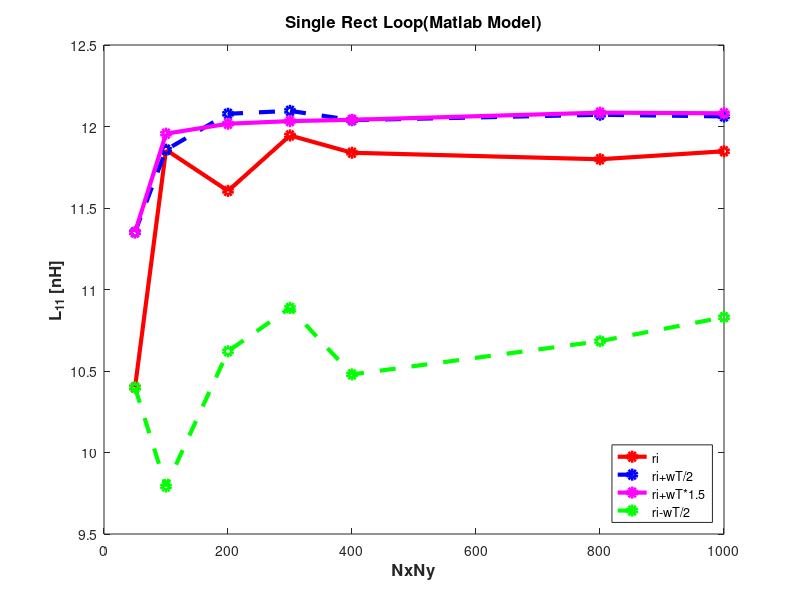
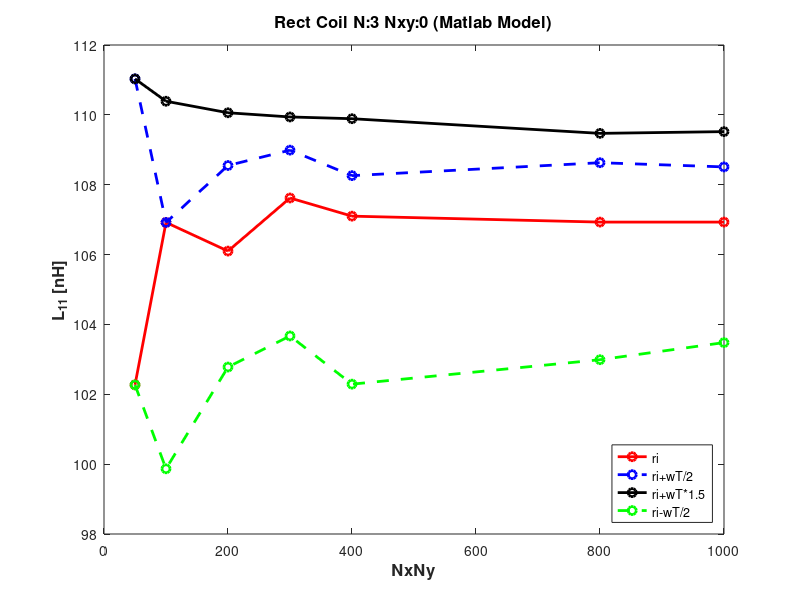

Recreate these plots in MATLAB, in order.
clear all; close all; clc;

NxNy = [50,100,200,300,400,800,1000];
S    = NxNy;
G    = 26*ones(numel(S),1); 

% bounded to (ri) or less
L11_ri = [1.0399e-08,1.1857e-08,1.1605e-08,...
     1.1526e-08, 1.1488e-08,  1.1431e-08,...
     1.1419e-08]*(1/1e-9);
% bounded to (ri+wT/2) or less
L11_pHwt = [1.0399e-08,1.1857e-08, 1.1605e-08,...
    1.1945e-08,1.1839e-08, 1.1799e-08,...
    1.1848e-08]*(1/1e-9);
% bounded to (ri+wT) or less
L11_pwt = [1.1351e-08,1.1857e-08,1.2078e-08,...
     1.2096e-08,1.2039e-08,1.2072e-08,...
       1.2062e-08]*(1/1e-9);
% bounded to (ri+wT*1.5) or less
L11_pOHwt = [1.1351e-08,1.1956e-08, 1.2017e-08,...
    1.2033e-08,1.2041e-08,1.2085e-08,...
    1.2081e-08]*(1/1e-9);
% bounded to (ri-wT/2) or less
L11_mHwt = [1.0399e-08,9.7916e-09, 1.0621e-08,...
    1.0887e-08, 1.0479e-08, 1.0683e-08,...
     1.0830e-08]*(1/1e-9);


%{
% bounded to (ri) or less
L11_ri = [1.2129e-08, 2.6828e-08, 4.0322e-08,...
    3.7964e-08, 3.3262e-08, 3.4449e-08,...
    4.4844e-08]*(1/1e-9);
% bounded to (ri+wT/2) or less
L11_pHwt = [1.2129e-08,2.6828e-08,4.0322e-08,... 
    3.4232e-08, 2.9383e-08,  2.8573e-08, ...
    3.7928e-08]*(1/1e-9);
% bounded to (ri+wT) or less
L11_pwt = [1.8811e-09,2.6828e-08,3.6414e-08,...
    3.2322e-08,2.7471e-08,2.5729e-08,...
    3.5722e-08]*(1/1e-9);
% bounded to (ri+wT*1.5) or less
L11_pOHwt = [1.8811e-09,2.2845e-08,3.4509e-08,...
    3.1099e-08,2.5347e-08,2.4640e-08,...
    3.4398e-08]*(1/1e-9);
% bounded to (ri-wT/2) or less
L11_mHwt = [1.2129e-08, 1.1162e-08,  3.4509e-08,...
    1.4953e-08, 1.3125e-08, 1.3968e-08,...
    1.4731e-08]*(1/1e-9);
%}

fontSize =12;
figure
H = plot(S,L11_pHwt, S,L11_pwt,... 
    S,L11_pOHwt, S,L11_mHwt);
    %S,G);
set(H(1),'Color','r'); set(H(2),'Color','b');
set(H(3),'Color','k'); set(H(4),'Color','g');
set(H(3),'Color','m');
set(H(1),'Linestyle','-'); set(H(2),'Linestyle','--');
set(H(3),'Linestyle','-'); set(H(4),'Linestyle','--');
%set(H(5),'Linestyle','-.');
set(H(1),'Marker','o'); set(H(2),'Marker','o');
set(H(3),'Marker','o'); set(H(4),'Marker','o');
set(H,'LineWidth',3); 
xlabel('NxNy','FontWeight','bold','FontSize', fontSize);
ylabel('L_{11} [nH]','FontWeight','bold','FontSize', fontSize);
%title('Rect Coil N:3 Nxy:0 Goal_{approx}:172nH Goal_{exact}:161nH','FontWeight','bold','FontSize', fontSize);
title('Single Rect Loop(Matlab Model)','FontWeight','bold','FontSize', fontSize);
legend('ri','ri+wT/2','ri+wT*1.5','ri-wT/2','Location','southeast');
%legend('ri','ri+wT/2','ri+wT*1.5','ri-wT/2','Goal(26nH)','Location','southeast');
%% Rect Loop N3
clear all; close all; clc;
NxNy = [50,100,200,300,400,800,1000];
Gapx = 172*ones(numel(NxNy),1);
Gext = 161.11*ones(numel(NxNy),1);
S    = NxNy;
% L11_N3
% bounded to (ri) or less
L11_N3_ri  = [1.0227e-07, 1.1039e-07, 1.0610e-07,... 
     1.0583e-07,1.0570e-07, 1.0551e-07,...
     1.0547e-07]*(1/1e-9);
% bounded to (ri+wT/2) or less
L11_N3_pHwt = [1.0227e-07,1.0692e-07,1.0610e-07,...
    1.0762e-07,1.0710e-07, 1.0693e-07...    
     1.0693e-07]*(1/1e-9);
% bounded to (ri+wT) or less
L11_N3_pwt = [1.1103e-07,1.0692e-07,1.0855e-07,...
    1.0899e-07,1.0826e-07,1.0863e-07,...
    1.0851e-07]*(1/1e-9);
% bounded to (ri+wT*1.5) or less
L11_N3_pOHwt = [1.1103e-07,1.1039e-07,1.1006e-07,...
    1.0994e-07,1.0989e-07,1.0947e-07,...
    1.0952e-07]*(1/1e-9);
% bounded to (ri-wT/2) or less
L11_N3_mHwt = [1.0227e-07,9.9867e-08,1.0278e-07,...
    1.0367e-07,1.0229e-07,1.0299e-07,...
    1.0348e-07]*(1/1e-9);

fontSize =12;
figure
%H = plot(S,L11_N3_ri,S,L11_N3_pHwt,S,Gapx, S,Gext);
H = plot(S,L11_N3_pHwt, S,L11_N3_pwt,... 
    S,L11_N3_pOHwt, S,L11_N3_mHwt);
set(H(1),'Color','r'); set(H(2),'Color','b');
set(H(3),'Color','k'); set(H(4),'Color','g');
set(H(1),'Linestyle','-'); set(H(2),'Linestyle','--');
set(H(3),'Linestyle','-'); set(H(4),'Linestyle','--');
set(H,'LineWidth',2);
set(H,'Marker','o');
xlabel('NxNy','FontWeight','bold','FontSize', fontSize);
ylabel('L_{11} [nH]','FontWeight','bold','FontSize', fontSize);
%title('Rect Coil N:3 Nxy:0 Goal_{approx}:172nH Goal_{exact}:161nH','FontWeight','bold','FontSize', fontSize);
title('Rect Coil N:3 Nxy:0 (Matlab Model)','FontWeight','bold','FontSize', fontSize);
legend('ri','ri+wT/2','ri+wT*1.5','ri-wT/2','Location','southeast');



%legend('ri','ri+wT/2','Goal:approx','Goal:exact');